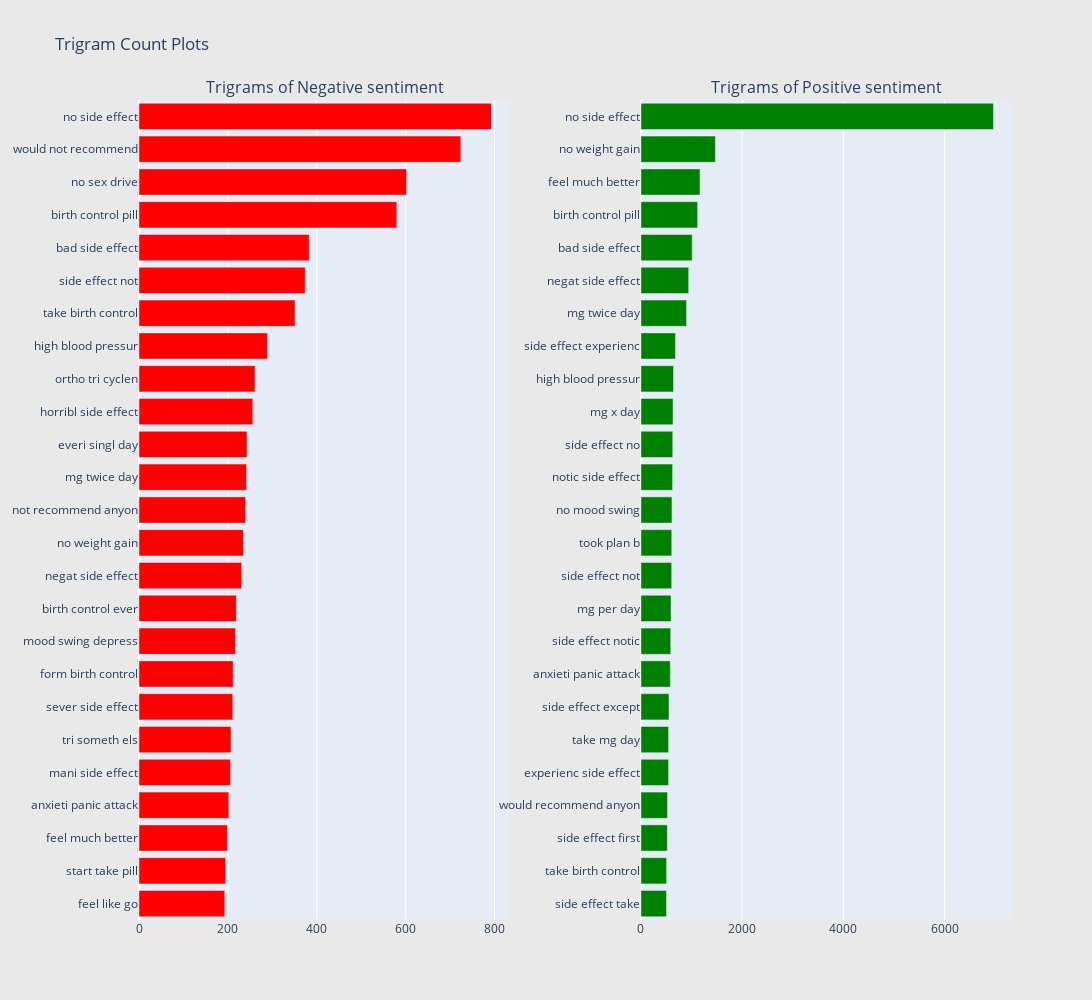

Write notebook code for a chart like this one.
### Code cell
from collections import defaultdict
freq_dict = defaultdict(int)
for sent in df_negative["review_clean"]:
    for word in generate_ngrams(sent,3):
        freq_dict[word] += 1
fd_sorted = pd.DataFrame(sorted(freq_dict.items(), key=lambda x: x[1])[::-1])
fd_sorted.columns = ["word", "wordcount"]
trace1 = horizontal_bar_chart(fd_sorted.head(25), 'red')

freq_dict = defaultdict(int)
for sent in df_positive["review_clean"]:
    for word in generate_ngrams(sent,3):
        freq_dict[word] += 1
fd_sorted = pd.DataFrame(sorted(freq_dict.items(), key=lambda x: x[1])[::-1])
fd_sorted.columns = ["word", "wordcount"]
trace2 = horizontal_bar_chart(fd_sorted.head(25), 'green')

fig = tools.make_subplots(rows=1, cols=2, vertical_spacing=0.04,horizontal_spacing=0.15,
                          subplot_titles=["Trigrams of Negative sentiment", 
                                          "Trigrams of Positive sentiment"])
fig.append_trace(trace1, 1, 1)
fig.append_trace(trace2, 1, 2)
fig['layout'].update(height=1000, width=1200,paper_bgcolor='rgb(233,233,233)', title="Trigram Count Plots")
py.iplot(fig, filename='word-plots')

### Figure 1 — Plotly figure (JSON) as saved in the notebook; plotly's stock layout.template omitted (floating-point values rounded to 4 significant figures)
{"data": [{"marker": {"color": "red"}, "orientation": "h", "showlegend": false, "type": "bar", "x": [193, 195, 199, 202, 206, 207, 211, 212, 217, 219, 231, 235, 240, 242, 243, 256, 261, 289, 351, 374, 383, 580, 602, 724, 793], "xaxis": "x", "y": ["feel like go", "start take pill", "feel much better", "anxieti panic attack", "mani side effect", "tri someth els", "sever side effect", "form birth control", "mood swing depress", "birth control ever", "negat side effect", "no weight gain", "not recommend anyon", "mg twice day", "everi singl day", "horribl side effect", "ortho tri cyclen", "high blood pressur", "take birth control", "side effect not", "bad side effect", "birth control pill", "no sex drive", "would not recommend", "no side effect"], "yaxis": "y"}, {"marker": {"color": "green"}, "orientation": "h", "showlegend": false, "type": "bar", "x": [504, 506, 521, 525, 545, 546, 554, 580, 588, 594, 607, 608, 612, 625, 628, 634, 643, 681, 901, 943, 1012, 1119, 1167, 1470, 6965], "xaxis": "x2", "y": ["side effect take", "take birth control", "side effect first", "would recommend anyon", "experienc side effect", "take mg day", "side effect except", "anxieti panic attack", "side effect notic", "mg per day", "side effect not", "took plan b", "no mood swing", "notic side effect", "side effect no", "mg x day", "high blood pressur", "side effect experienc", "mg twice day", "negat side effect", "bad side effect", "birth control pill", "feel much better", "no weight gain", "no side effect"], "yaxis": "y2"}], "layout": {"annotations": [{"font": {"size": 16}, "showarrow": false, "text": "Trigrams of Negative sentiment", "x": 0.2125, "xanchor": "center", "xref": "paper", "y": 1, "yanchor": "bottom", "yref": "paper"}, {"font": {"size": 16}, "showarrow": false, "text": "Trigrams of Positive sentiment", "x": 0.7875, "xanchor": "center", "xref": "paper", "y": 1, "yanchor": "bottom", "yref": "paper"}], "height": 1000, "paper_bgcolor": "rgb(233,233,233)", "title": {"text": "Trigram Count Plots"}, "width": 1200, "xaxis": {"anchor": "y", "domain": [0, 0.425]}, "xaxis2": {"anchor": "y2", "domain": [0.575, 1]}, "yaxis": {"anchor": "x", "domain": [0, 1]}, "yaxis2": {"anchor": "x2", "domain": [0, 1]}}}
